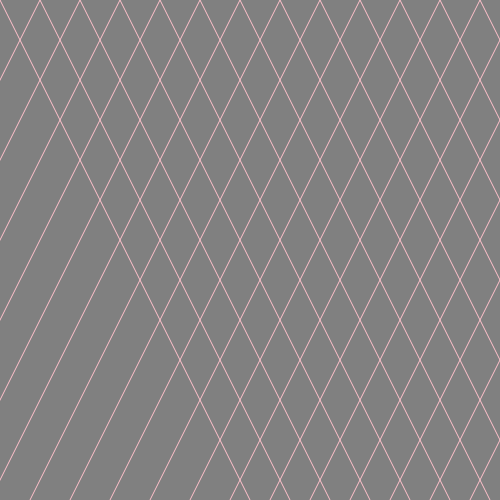
Frame 1 (no input)
Frame 60 (no input): identical to frame 1, image omitted
Frame 120 (the mouse pressed at the canvas centre since frame 60): identical to frame 1, image omitted

The p5.js sketch that drew this single still picture (run headless with seeded random() and noise() and a simulated clock; from frame 60 on, the mouse is pressed at the canvas centre):

// p5.js sketch
// ── sketch.js
//defining variables
var slant;
var x;

function setup() {
    createCanvas( 500, 500);
  slant = 250;
  x = 0;
}

//Establishing the draw function
function draw() {

// Establishing the colors
    background( 'grey' );
    stroke('pink');

//Creating the for loop to create my abstract grid design. Going from top to bottom.
for(var x= 0; x<800; x+= 40){
line(x, 0, x - slant, height);

}

// Creating the for loop going from bottom to top.
for(var x= 0; x<800; x+= 40){
  line(x, 0, x + slant, height);
}

}
